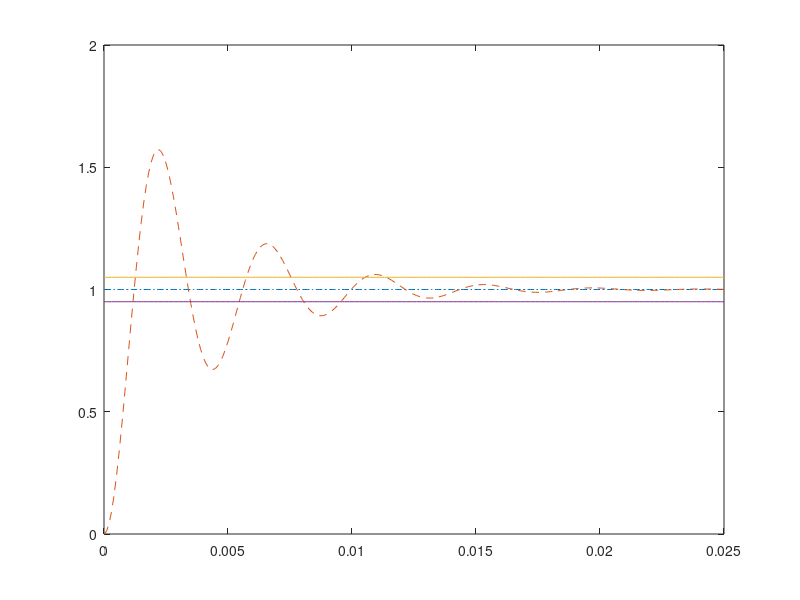

Here is the MATLAB script that generated this plot:
R = 510;
L = 1;
C = 0.47 * 10^-6;

num = [1];
den = [L*C R*C 1];

H = tf(num,den);
t = 0:0.0001:0.025;
n = size(t);
u = ones(n);
a = 1.05 * ones(n);
b = 0.95 * ones(n);
[ys,ts]=lsim(H,u,t);
plot(t,u,'-.',ts,ys,'--',t,a,t,b);

D = (1.527 - 1)*100
Wn = sqrt(1/L*C)
psi = (R * C * Wn)/2  
